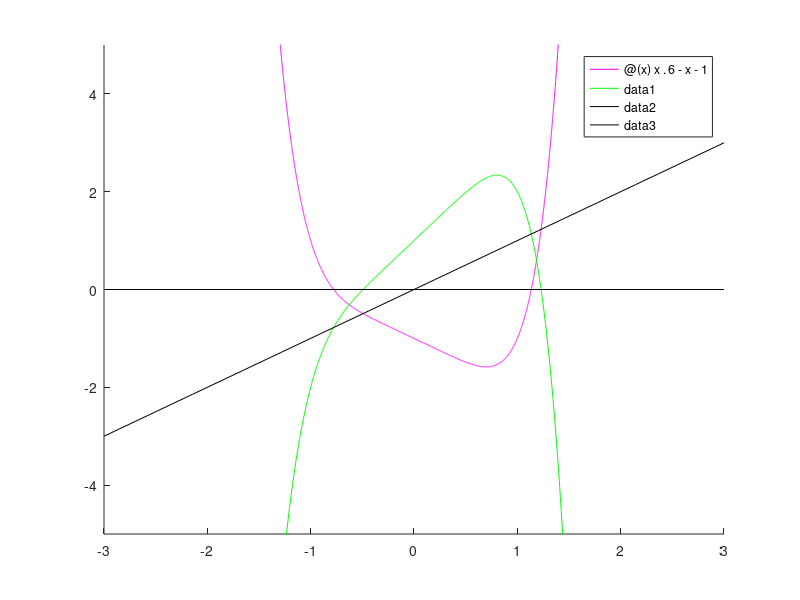

MATLAB code for this plot: (Note: this script raises an error after producing the figure.)
format long

f = @(x) x.^6 - x - 1;
fp = @(x) 6 .* x.^5 - 1;
g = @(x) x;
tol = 0.001;
kmax = 15;

% Transforming zero finding into fixed point iteration
h = @(x) x - f(x);
x0 = 1;

hold on;
axis([-3, 3, -5, 5]);
fplot(f, [-3, 3], 'm');
fplot(h, [-3, 3], 'g');
fplot(g, [-3, 3], 'k');
plot([-3, 3], [0, 0], 'k');

a = 1;
b = 1.2;

disp('Bisection')
[c, ierr, errore, iterazioni] = errmybisection(f, a, b, tol, kmax)

disp('Fixed Point')
[c, ierr, errore, iterazioni] = errmyg(h, x0, tol, kmax)

disp('Newton')
[x, ierr, errore, iterazioni] = errmynewton(f, fp, b, tol, kmax)

disp('Secant')
[x, ierr, errore, iterazioni] = errmysecant(f, a, b, tol, kmax)

% The fixed-point method does not converge for the function h in the considered interval.
% Newton's method and the secant method have the same computational cost, which is lower than that of the bisection method.
% We can conclude that the most advantageous method is Newton's method, which terminates in only 3 iterations.
